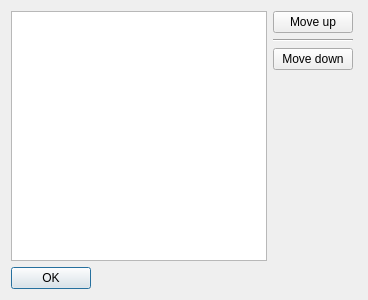
<?xml version="1.0" encoding="UTF-8"?>
<ui version="4.0">
 <class>rearrange_dialog</class>
 <widget class="QDialog" name="rearrange_dialog">
  <property name="geometry">
   <rect>
    <x>0</x>
    <y>0</y>
    <width>368</width>
    <height>300</height>
   </rect>
  </property>
  <property name="windowTitle">
   <string>Rearrange App Grid</string>
  </property>
  <layout class="QFormLayout" name="formLayout">
   <property name="sizeConstraint">
    <enum>QLayout::SetMinAndMaxSize</enum>
   </property>
   <property name="fieldGrowthPolicy">
    <enum>QFormLayout::ExpandingFieldsGrow</enum>
   </property>
   <item row="0" column="0">
    <widget class="QListView" name="list_view">
     <property name="sizePolicy">
      <sizepolicy hsizetype="MinimumExpanding" vsizetype="MinimumExpanding">
       <horstretch>1</horstretch>
       <verstretch>1</verstretch>
      </sizepolicy>
     </property>
    </widget>
   </item>
   <item row="0" column="1">
    <layout class="QVBoxLayout" name="vertical_layout" stretch="0,0,0,0">
     <item>
      <widget class="QPushButton" name="move_up_button">
       <property name="text">
        <string>Move up</string>
       </property>
      </widget>
     </item>
     <item>
      <widget class="Line" name="line">
       <property name="orientation">
        <enum>Qt::Horizontal</enum>
       </property>
      </widget>
     </item>
     <item>
      <widget class="QPushButton" name="move_down_button">
       <property name="text">
        <string>Move down</string>
       </property>
      </widget>
     </item>
     <item>
      <spacer name="vertical_spacer">
       <property name="orientation">
        <enum>Qt::Vertical</enum>
       </property>
       <property name="sizeHint" stdset="0">
        <size>
         <width>20</width>
         <height>40</height>
        </size>
       </property>
      </spacer>
     </item>
    </layout>
   </item>
   <item row="1" column="0">
    <widget class="QDialogButtonBox" name="button_box">
     <property name="orientation">
      <enum>Qt::Horizontal</enum>
     </property>
     <property name="standardButtons">
      <set>QDialogButtonBox::Ok</set>
     </property>
     <property name="centerButtons">
      <bool>false</bool>
     </property>
    </widget>
   </item>
  </layout>
 </widget>
 <resources/>
 <connections>
  <connection>
   <sender>button_box</sender>
   <signal>accepted()</signal>
   <receiver>rearrange_dialog</receiver>
   <slot>accept()</slot>
   <hints>
    <hint type="sourcelabel">
     <x>248</x>
     <y>254</y>
    </hint>
    <hint type="destinationlabel">
     <x>157</x>
     <y>274</y>
    </hint>
   </hints>
  </connection>
  <connection>
   <sender>button_box</sender>
   <signal>rejected()</signal>
   <receiver>rearrange_dialog</receiver>
   <slot>reject()</slot>
   <hints>
    <hint type="sourcelabel">
     <x>316</x>
     <y>260</y>
    </hint>
    <hint type="destinationlabel">
     <x>286</x>
     <y>274</y>
    </hint>
   </hints>
  </connection>
 </connections>
</ui>
